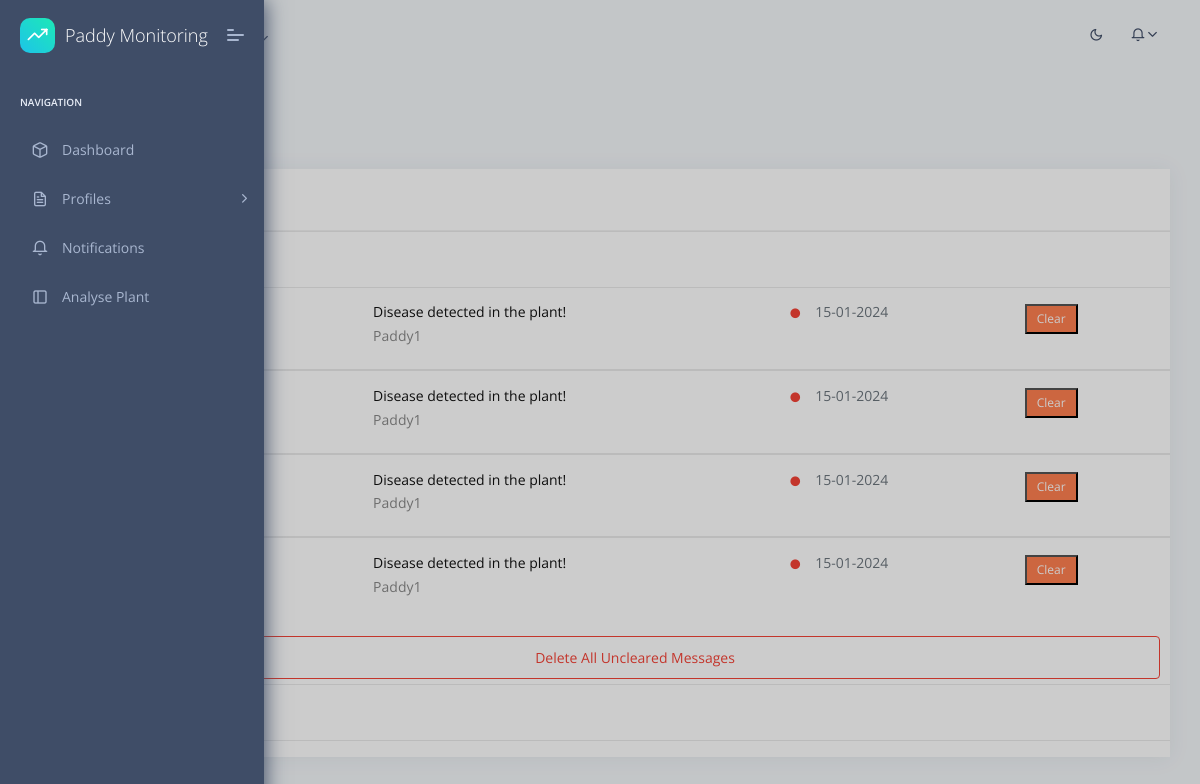
The page /notifications on the database its author committed.
### website/models.py (models this page shows)
class Message(db.Model):
    id = db.Column(db.Integer, primary_key=True)
    text = db.Column(db.String(255))
    category = db.Column(db.String(120))
    result_id = db.Column(db.Integer, db.ForeignKey('result.id', ondelete='CASCADE'), nullable=False)
    cleared = db.Column(db.Boolean, default=False)

class Profile(db.Model):
    id = db.Column(db.Integer, primary_key=True)
    initial_date = db.Column(db.DateTime)
    name_plant = db.Column(db.String(120))
    type_plant = db.Column(db.String(120))
    device = db.Column(db.String(120))
    result = db.relationship('Result', backref='profile', lazy=True, cascade='all, delete-orphan')

class Result(db.Model):
    id = db.Column(db.Integer, primary_key=True)
    stage = db.Column(db.String(120)) # Need to add the string, not the stage number
    rgb_val = db.Column(db.String(120)) # This is list but supposedly list of int can add as str
    days_since = db.Column(db.Integer)
    date_updated = db.Column(db.String(120))
    image = db.Column(db.String(12000))
    leaf_l = db.Column(db.Integer)
    disease = db.Column(db.String(120))
    health_stat = db.Column(db.String(120))
    profile_id = db.Column(db.Integer, db.ForeignKey('profile.id', ondelete='CASCADE'), nullable=False)
    message = db.relationship('Message', backref='result', lazy=True, cascade='all, delete-orphan')

### website/views.py (the view)
@views.route('/notifications')
def notifications():
    messages = Message.query \
        .filter_by(cleared=False) \
        .outerjoin(Result, Message.result_id == Result.id) \
        .outerjoin(Profile, Result.profile_id == Profile.id) \
        .options(joinedload(Message.result).joinedload(Result.profile)) \
        .all()
    uncleared_messages = Message.query \
        .filter_by(cleared=False) \
        .outerjoin(Result, Message.result_id == Result.id) \
        .outerjoin(Profile, Result.profile_id == Profile.id) \
        .options(joinedload(Message.result).joinedload(Result.profile)) \
        .all()
    cleared_messages = Message.query \
        .filter_by(cleared=True) \
        .outerjoin(Result, Message.result_id == Result.id) \
        .outerjoin(Profile, Result.profile_id == Profile.id) \
        .options(joinedload(Message.result).joinedload(Result.profile)) \
        .all()
    return render_template('notifications.html', uncleared_messages=uncleared_messages, cleared_messages=cleared_messages)

### website/__init__.py (called while the page is built)
def format_date(value):
    datetime_object = datetime.strptime(value, "%Y-%m-%d %H:%M:%S.%f")
    formatted_datetime = datetime_object.strftime("%d-%m-%Y")
    return formatted_datetime

### website/views.py (called while the page is built)
def get_notifications():
    return Message.query.filter_by(cleared=False).all()

@views.context_processor
def inject_notifications():
    return dict(notifications=get_notifications())

### website/templates/notifications.html (shortened to what this page needs)
{% extends "base.html" %}{% block title %}Notification{% endblock %} {% block
content %}
<div class="pcoded-main-container">
  <div class="pcoded-wrapper">
    <div class="pcoded-content">
      <div class="pcoded-inner-content">
        <div class="main-body">
          <div class="page-wrapper">
            <nav aria-label="breadcrumb">
              <ol class="breadcrumb custom-breadcrumb">
                <li class="breadcrumb-item">
                  <a href="#"></a>
                </li>
                <li class="breadcrumb-item active" aria-current="page">
                </li>
              </ol>
            </nav>
            <div class="card">
              <div class="card-header">
                <h5>Notifications</h5>
              </div>
              <div class="table-responsive">
                <table class="table table-hover">
                  <div class="notification">
                    <thead>
                      <tr>
                        <th>Uncleared</th>
                        <th></th>
                        <th></th>
                        <th></th>
                      </tr>
                    </thead>
                    {% for message in uncleared_messages %}
                    <tbody>
                      <tr>
                        <td>
                          <button
                            type="button"
                            class="btn btn-warning"
                            title="btn btn-warning"
                          >
                          </button>
                        </td>
                        <td>
                          <h6 class="mb-1">{{ message.text }}</h6>
                          <p class="m-0">{{ message.result.profile.device }}</p>
                        </td>
                        <td>
                          <h6 class="text-muted">
                            <i class="fas fa-circle text-c-red f-10 m-r-15"></i
                            >{{ message.result.date_updated | format_date}}
                          </h6>
                        </td>
                        <td>
                          <button
                            class="clear-button label text-white f-12"
                            data-id="{{ message.id }}"
                            style="background-color: coral"
                          >
                            Clear
                          </button>
                        </td>
                      </tr>
                    </tbody>
                    {% endfor %}
                  </div>
                </table>
              </div>
              {% if uncleared_messages %}
              <button id="delete-uncleared" class="btn btn-outline-danger">
                Delete All Uncleared Messages
              </button>
              {% endif %}
              <div class="table-responsive">
                <table class="table table-hover">
                  <div class="notification">
                    <thead>
                      <tr>
                        <th>Cleared</th>
                        <th></th>
                      </tr>
                    </thead>
                  </div>
                </table>
              </div>
            </div>
          </div>
        </div>
      </div>
    </div>
  </div>
</div>
{% endblock %}

### website/templates/base.html (shortened to what this page needs)
<!DOCTYPE html>
<html lang="en">
  <head>
    <link
      rel="stylesheet"
      href="{{ config.ASSETS_ROOT }}/fonts/fontawesome/css/fontawesome-all.min.css"
    />
    <link
      rel="stylesheet"
      href="{{ config.ASSETS_ROOT }}/plugins/animation/css/animate.min.css"
    />
    <link rel="stylesheet" href="{{ config.ASSETS_ROOT }}/css/style.css" />
    <link rel="stylesheet" href="{{ config.ASSETS_ROOT }}/css/dark.css" />
    <link
      rel="stylesheet"
      href="https://cdn.jsdelivr.net/npm/flatpickr/dist/flatpickr.min.css"
    />
  </head>
  <body>
    {% include 'includes/sidebar.html' %} {% include 'includes/navigation.html'
    %} {% block content %} {% endblock content %} {% include
  </body>
</html>

### website/templates/includes/sidebar.html (shortened to what this page needs)
<nav class="pcoded-navbar">
  <div class="navbar-wrapper">
    <div class="navbar-brand header-logo">
      <a href="/" class="b-brand">
        <div class="b-bg">
          <i class="feather icon-trending-up"></i>
        </div>
        <span class="b-title">Paddy Monitoring</span>
      </a>
      <a class="mobile-menu" id="mobile-collapse" href="javascript:"
        ><span></span
      ></a>
    </div>
    <div class="navbar-content scroll-div">
      <ul class="nav pcoded-inner-navbar">
        <li class="nav-item pcoded-menu-caption">
          <label>Navigation</label>
        </li>
        <li>
          <a href="/" class="nav-link"
            ><span class="pcoded-micon"><i class="feather icon-box"></i></span
            ><span class="pcoded-mtext">Dashboard</span></a
          >
        </li>
        <li class="nav-item pcoded-hasmenu">
          <a href="javascript:" class="nav-link"
            ><span class="pcoded-micon"
              ><i class="feather icon-file-text"></i></span
            ><span class="pcoded-mtext">Profiles</span></a
          >
        </li>
        <li>
          <a href="/notifications" class="nav-link"
            ><span class="pcoded-micon"
              ><i class="icon feather icon-bell"></i></span
            ><span class="pcoded-mtext">Notifications</span></a
          >
        </li>
        <li class="nav-item">
          <a href="/analyse" class="nav-link"
            ><span class="pcoded-micon"
              ><i class="feather icon-sidebar"></i></span
            ><span class="pcoded-mtext">Analyse Plant</span></a
          >
        </li>
      </ul>
    </div>
  </div>
</nav>

### website/templates/includes/navigation.html (shortened to what this page needs)
<header class="navbar pcoded-header navbar-expand-lg navbar-light">
  <div class="collapse navbar-collapse">
    <ul class="navbar-nav mr-auto">
      <li>
        <a
          href="javascript:"
          class="full-screen"
          onclick="javascript:toggleFullScreen()"
          ></a>
      </li>
      <li class="nav-item dropdown">
        <a class="dropdown-toggle" href="javascript:" data-toggle="dropdown"
          >Dropdown</a
        >
      </li>
    </ul>
    <ul class="navbar-nav ml-auto">
      <li>
        <label>
          <i class="icon feather icon-sun" id="theme-indicator"></i>
        </label>
      </li>
      <li>
        <div class="dropdown">
          <a class="dropdown-toggle" href="javascript:" data-toggle="dropdown"
            ><i class="icon feather icon-bell"></i
          ></a>
        </div>
      </li>
    </ul>
  </div>
</header>

### website/static/assets/css/dark.css (style rules this page uses)
#theme-indicator { cursor: pointer; }
.pcoded-header label { color: #3f4d67; }

### rows shown on the page
Message: text "Disease detected in the plant!", result.profile.device "Paddy1", result.date_updated "15-01-2024"
Message: text "Disease detected in the plant!", result.profile.device "Paddy1", result.date_updated "15-01-2024"
Message: text "Disease detected in the plant!", result.profile.device "Paddy1", result.date_updated "15-01-2024"
Message: text "Disease detected in the plant!", result.profile.device "Paddy1", result.date_updated "15-01-2024"
